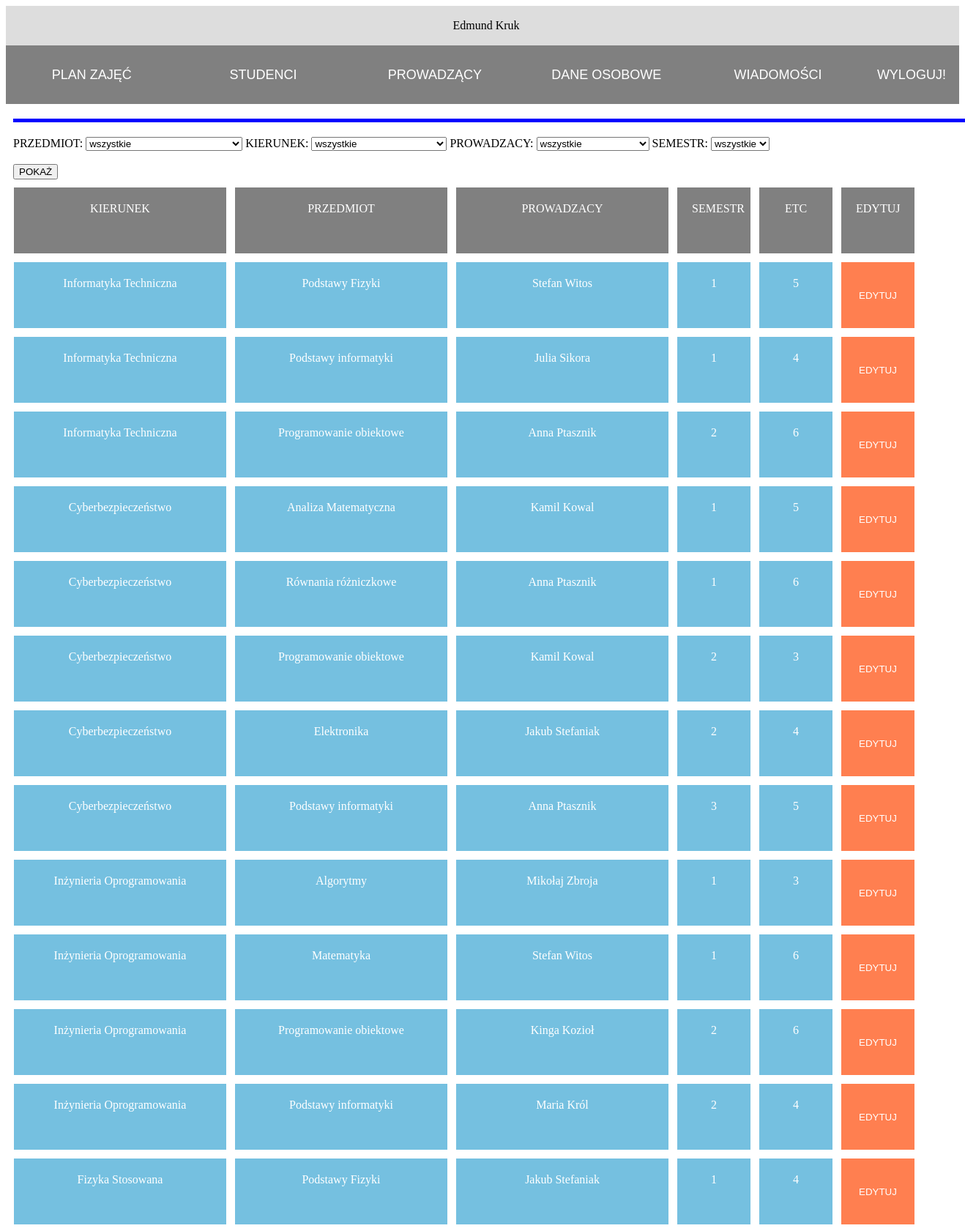
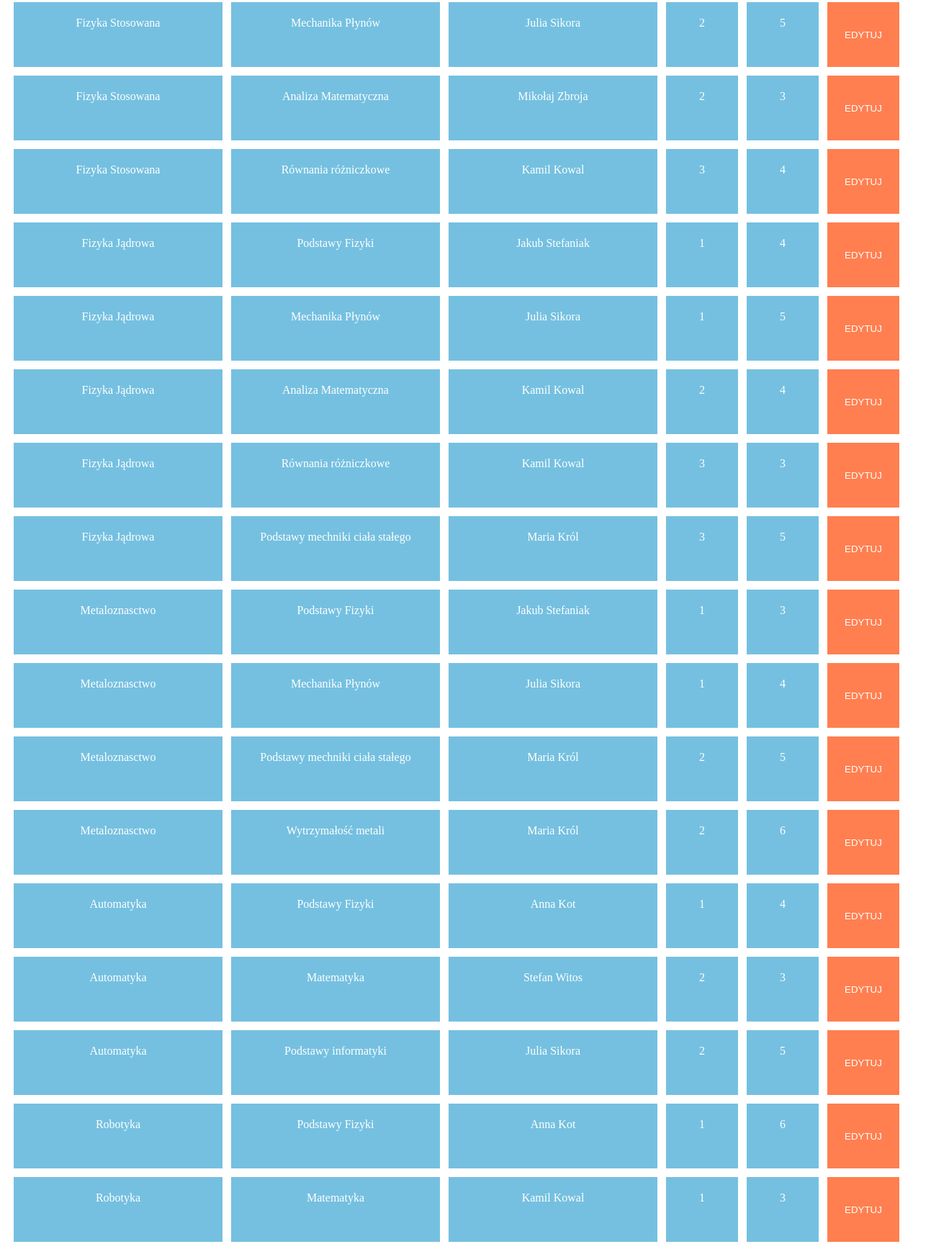
/prowadzacy_edit.php (signed in, upper part), run on the app's committed database (2 pictures, top to bottom).
### tables this page shows
CREATE TABLE `kierunki_przedmioty_prowadzacy` (
  `ID` int NOT NULL,
  `kierunki_przedmioty_id` int NOT NULL,
  `prowadzacy_id` int NOT NULL
);

CREATE TABLE `kierunki` (
  `ID` int NOT NULL,
  `kierunek` varchar(40) NOT NULL,
  `wydzial_id` int NOT NULL
);

CREATE TABLE `przedmioty` (
  `ID` int NOT NULL,
  `nazwa` varchar(40) NOT NULL
);

CREATE TABLE `prowadzacy` (
  `ID` int NOT NULL,
  `imie` varchar(40) NOT NULL,
  `nazwisko` varchar(30) NOT NULL,
  `mail` varchar(50) NOT NULL,
  `haslo` varchar(100) NOT NULL
);

CREATE TABLE `kierunki_przedmioty` (
  `ID` int NOT NULL,
  `kierunek_id` int NOT NULL,
  `przedmiot_id` int NOT NULL,
  `ETC` tinyint NOT NULL,
  `semestr` tinyint NOT NULL
);

### prowadzacy_edit.php (the view, shortened to what this page needs)
<?php
require_once "connect.php";
$faculty=NULL;
$marks=NULL;
$semesters=NULL;
$subjects=NULL;
$teachers=NULL;
function requires(&$tab,$zapyt,$s,$u,$p,$d)
{
	try
	{
		$con= new mysqli($s,$u,$p,$d);
		if($con->connect_errno!=0)
		{
			throw new Exception(mysqli_connect_errno());
		}
		else
		{
		    $rez=$con->query($zapyt);
		}
	}
	catch(Exception $e)
	{
		echo '<span style="color:red;">Blad serwera </span>';
		echo '<br/>'.$e;
	}
}
function wypisz($ile0,$tab)
{
    $j=0;
	while($j<$ile0)
		{
		?>
		<div class="blok">
	    	<?php echo $tab[$j]['kierunek']."</br></br>";?>
		</div>
		<div class="blok">
	    	<?php echo $tab[$j]['nazwa']."</br></br>";?>
		</div>
		<div class="blok">
	    	<?php echo $tab[$j]['imie']." ".$tab[$j]['nazwisko']."</br></br>";?>
		</div>
		<div class="blok2">
	    	<?php echo $tab[$j]['semestr']."</br></br>";?>
		</div>
		<div class="blok2">
	    	<?php echo $tab[$j]['ETC']."</br></br>";?>
		</div>
		<form action="prowadzacy_edit_cd.php?i=<?php echo $tab[$j]['ID']?>" id="f2" method="POST" id="f2">
	 		 <input type="submit" name="mark" class="input"  value="EDYTUJ"/> <br/> </input>
		</form>
		<?php
		$j++;
		}
}
    ?>
<!DOCTYPE html>
<html>
<head>
</head>
<body>
<?php
require_once "menu_panel.php";
$przed="all";
$kier="all";
$prow="all";
$zap2="CALL prowadzacy_lista('$prow', '$przed', '$kier')";
$zap3="SELECT DISTINCT semestr from kierunki_przedmioty";
$zap4="SELECT * FROM przedmioty ORDER BY nazwa";
$zap5="SELECT * FROM prowadzacy ORDER BY nazwisko,imie";
$zap6="SELECT * FROM kierunki ORDER BY kierunek";
requires($semesters,$zap3,$servername,$username,$password,$database);
requires($subjects,$zap4,$servername,$username,$password,$database);
requires($teachers,$zap5,$servername,$username,$password,$database);
requires($faculty,$zap6,$servername,$username,$password,$database);
?>
<div id="line"> </div>
<div class="con">
<form action="" id="f1" method="POST">
  <label for="cars">PRZEDMIOT:</label>
  <select name="przedmiot" id="przedmiot">
	<option value="all">wszystkie</option>
  </select>
  <label for="cars">KIERUNEK:</label>
  <select name="kierunek" id="kierunek">
	<option value="all">wszystkie</option>
	</select>
	<label for="cars">PROWADZACY:</label>
  <select name="prow" id="prow">
	<option value="all">wszystkie</option>
	</select>
	 <label for="cars">SEMESTR:</label>
  <select name="semestr" id="semestr">
	<option value="all">wszystkie</option>
	</select>
	<input type="submit" value="POKAŻ"> </input>
</form>
	<div class="info">
		 <?php echo "KIERUNEK"."</br></br>";?>
	</div>
	<div class="info">
		 <?php echo "PRZEDMIOT"."</br></br>";?>
	</div>
	<div class="info">
		 <?php echo "PROWADZACY"."</br></br>";?>
	</div>
	<div class="info2">
		 <?php echo "SEMESTR"."</br></br>";?>
	</div>
	<div class="info2">
		 <?php echo "ETC"."</br></br>";?>
	</div>
	<div class="info2">
		 <?php echo "EDYTUJ"."</br></br>";?>
	</div>
<?php
	requires($marks,$zap2,$servername,$username,$password,$database);
	if($marks==NULL)
		  $index=0;
	else
		  $index=count($marks);
	wypisz($index,$marks);
?>
</div>
</body>
</html>

### prowadzacy_edit.php (style rules this page uses)
.blok, .blok2, .info, .info2, .input { position:relative; width:250px; background:#75c0e0; padding: 20px; text-align:center; margin-top:10px; color:white; margin-left:10px; border: solid 1px; float:left; height:50px; }
.info,.info2 { background:grey; }
.blok2,.info2, .input { width:60px; }
.input { background:#FF7F50; height:92px; width:102px; }
#line { position:relative; height: 5px; margin-left:10px; background:blue; width:100%; margin-bottom:20px; float:left; }
.con { position:relative; width:1300px; }
#f1 { width:1200px; float:left; margin-left:10px; text-align:left; }

### data on the page
kierunki_przedmioty_prowadzacy: kierunki.kierunek "Informatyka Techniczna", przedmioty.nazwa "Podstawy Fizyki", prowadzacy.imie "Stefan", prowadzacy.nazwisko "Witos", kierunki_przedmioty.semestr "1", kierunki_przedmioty.ETC "5"
kierunki_przedmioty_prowadzacy: kierunki.kierunek "Informatyka Techniczna", przedmioty.nazwa "Podstawy informatyki", prowadzacy.imie "Julia", prowadzacy.nazwisko "Sikora", kierunki_przedmioty.semestr "1", kierunki_przedmioty.ETC "4"
kierunki_przedmioty_prowadzacy: kierunki.kierunek "Informatyka Techniczna", przedmioty.nazwa "Programowanie obiektowe", prowadzacy.imie "Anna", prowadzacy.nazwisko "Ptasznik", kierunki_przedmioty.semestr "2", kierunki_przedmioty.ETC "6"
kierunki_przedmioty_prowadzacy: kierunki.kierunek "Cyberbezpieczeństwo", przedmioty.nazwa "Analiza Matematyczna", prowadzacy.imie "Kamil", prowadzacy.nazwisko "Kowal", kierunki_przedmioty.semestr "1", kierunki_przedmioty.ETC "5"
kierunki_przedmioty_prowadzacy: kierunki.kierunek "Cyberbezpieczeństwo", przedmioty.nazwa "Równania różniczkowe", prowadzacy.imie "Anna", prowadzacy.nazwisko "Ptasznik", kierunki_przedmioty.semestr "1", kierunki_przedmioty.ETC "6"
kierunki_przedmioty_prowadzacy: kierunki.kierunek "Cyberbezpieczeństwo", przedmioty.nazwa "Programowanie obiektowe", prowadzacy.imie "Kamil", prowadzacy.nazwisko "Kowal", kierunki_przedmioty.semestr "2", kierunki_przedmioty.ETC "3"
kierunki_przedmioty_prowadzacy: kierunki.kierunek "Cyberbezpieczeństwo", przedmioty.nazwa "Elektronika", prowadzacy.imie "Jakub", prowadzacy.nazwisko "Stefaniak", kierunki_przedmioty.semestr "2", kierunki_przedmioty.ETC "4"
kierunki_przedmioty_prowadzacy: kierunki.kierunek "Cyberbezpieczeństwo", przedmioty.nazwa "Podstawy informatyki", prowadzacy.imie "Anna", prowadzacy.nazwisko "Ptasznik", kierunki_przedmioty.semestr "3", kierunki_przedmioty.ETC "5"
kierunki_przedmioty_prowadzacy: kierunki.kierunek "Inżynieria Oprogramowania", przedmioty.nazwa "Algorytmy", prowadzacy.imie "Mikołaj", prowadzacy.nazwisko "Zbroja", kierunki_przedmioty.semestr "1", kierunki_przedmioty.ETC "3"
kierunki_przedmioty_prowadzacy: kierunki.kierunek "Inżynieria Oprogramowania", przedmioty.nazwa "Matematyka", prowadzacy.imie "Stefan", prowadzacy.nazwisko "Witos", kierunki_przedmioty.semestr "1", kierunki_przedmioty.ETC "6"
kierunki_przedmioty_prowadzacy: kierunki.kierunek "Inżynieria Oprogramowania", przedmioty.nazwa "Programowanie obiektowe", prowadzacy.imie "Kinga", prowadzacy.nazwisko "Kozioł", kierunki_przedmioty.semestr "2", kierunki_przedmioty.ETC "6"
kierunki_przedmioty_prowadzacy: kierunki.kierunek "Inżynieria Oprogramowania", przedmioty.nazwa "Podstawy informatyki", prowadzacy.imie "Maria", prowadzacy.nazwisko "Król", kierunki_przedmioty.semestr "2", kierunki_przedmioty.ETC "4"
kierunki_przedmioty_prowadzacy: kierunki.kierunek "Fizyka Stosowana", przedmioty.nazwa "Podstawy Fizyki", prowadzacy.imie "Jakub", prowadzacy.nazwisko "Stefaniak", kierunki_przedmioty.semestr "1", kierunki_przedmioty.ETC "4"
kierunki_przedmioty_prowadzacy: kierunki.kierunek "Fizyka Stosowana", przedmioty.nazwa "Mechanika Płynów", prowadzacy.imie "Julia", prowadzacy.nazwisko "Sikora", kierunki_przedmioty.semestr "2", kierunki_przedmioty.ETC "5"
kierunki_przedmioty_prowadzacy: kierunki.kierunek "Fizyka Stosowana", przedmioty.nazwa "Analiza Matematyczna", prowadzacy.imie "Mikołaj", prowadzacy.nazwisko "Zbroja", kierunki_przedmioty.semestr "2", kierunki_przedmioty.ETC "3"
kierunki_przedmioty_prowadzacy: kierunki.kierunek "Fizyka Stosowana", przedmioty.nazwa "Równania różniczkowe", prowadzacy.imie "Kamil", prowadzacy.nazwisko "Kowal", kierunki_przedmioty.semestr "3", kierunki_przedmioty.ETC "4"
kierunki_przedmioty_prowadzacy: kierunki.kierunek "Fizyka Jądrowa", przedmioty.nazwa "Podstawy Fizyki", prowadzacy.imie "Jakub", prowadzacy.nazwisko "Stefaniak", kierunki_przedmioty.semestr "1", kierunki_przedmioty.ETC "4"
kierunki_przedmioty_prowadzacy: kierunki.kierunek "Fizyka Jądrowa", przedmioty.nazwa "Mechanika Płynów", prowadzacy.imie "Julia", prowadzacy.nazwisko "Sikora", kierunki_przedmioty.semestr "1", kierunki_przedmioty.ETC "5"
kierunki_przedmioty_prowadzacy: kierunki.kierunek "Fizyka Jądrowa", przedmioty.nazwa "Analiza Matematyczna", prowadzacy.imie "Kamil", prowadzacy.nazwisko "Kowal", kierunki_przedmioty.semestr "2", kierunki_przedmioty.ETC "4"
kierunki_przedmioty_prowadzacy: kierunki.kierunek "Fizyka Jądrowa", przedmioty.nazwa "Równania różniczkowe", prowadzacy.imie "Kamil", prowadzacy.nazwisko "Kowal", kierunki_przedmioty.semestr "3", kierunki_przedmioty.ETC "3"
kierunki_przedmioty_prowadzacy: kierunki.kierunek "Fizyka Jądrowa", przedmioty.nazwa "Podstawy mechniki ciała stałego", prowadzacy.imie "Maria", prowadzacy.nazwisko "Król", kierunki_przedmioty.semestr "3", kierunki_przedmioty.ETC "5"
kierunki_przedmioty_prowadzacy: kierunki.kierunek "Metaloznasctwo", przedmioty.nazwa "Podstawy Fizyki", prowadzacy.imie "Jakub", prowadzacy.nazwisko "Stefaniak", kierunki_przedmioty.semestr "1", kierunki_przedmioty.ETC "3"
kierunki_przedmioty_prowadzacy: kierunki.kierunek "Metaloznasctwo", przedmioty.nazwa "Mechanika Płynów", prowadzacy.imie "Julia", prowadzacy.nazwisko "Sikora", kierunki_przedmioty.semestr "1", kierunki_przedmioty.ETC "4"
kierunki_przedmioty_prowadzacy: kierunki.kierunek "Metaloznasctwo", przedmioty.nazwa "Podstawy mechniki ciała stałego", prowadzacy.imie "Maria", prowadzacy.nazwisko "Król", kierunki_przedmioty.semestr "2", kierunki_przedmioty.ETC "5"
kierunki_przedmioty_prowadzacy: kierunki.kierunek "Metaloznasctwo", przedmioty.nazwa "Wytrzymałość metali", prowadzacy.imie "Maria", prowadzacy.nazwisko "Król", kierunki_przedmioty.semestr "2", kierunki_przedmioty.ETC "6"
kierunki_przedmioty_prowadzacy: kierunki.kierunek "Automatyka", przedmioty.nazwa "Podstawy Fizyki", prowadzacy.imie "Anna", prowadzacy.nazwisko "Kot", kierunki_przedmioty.semestr "1", kierunki_przedmioty.ETC "4"
kierunki_przedmioty_prowadzacy: kierunki.kierunek "Automatyka", przedmioty.nazwa "Matematyka", prowadzacy.imie "Stefan", prowadzacy.nazwisko "Witos", kierunki_przedmioty.semestr "2", kierunki_przedmioty.ETC "3"
kierunki_przedmioty_prowadzacy: kierunki.kierunek "Automatyka", przedmioty.nazwa "Podstawy informatyki", prowadzacy.imie "Julia", prowadzacy.nazwisko "Sikora", kierunki_przedmioty.semestr "2", kierunki_przedmioty.ETC "5"
kierunki_przedmioty_prowadzacy: kierunki.kierunek "Robotyka", przedmioty.nazwa "Podstawy Fizyki", prowadzacy.imie "Anna", prowadzacy.nazwisko "Kot", kierunki_przedmioty.semestr "1", kierunki_przedmioty.ETC "6"
kierunki_przedmioty_prowadzacy: kierunki.kierunek "Robotyka", przedmioty.nazwa "Matematyka", prowadzacy.imie "Kamil", prowadzacy.nazwisko "Kowal", kierunki_przedmioty.semestr "1", kierunki_przedmioty.ETC "3"

### other printed values
$_SESSION['dane'] "Edmund Kruk"
$title "STUDENCI"
